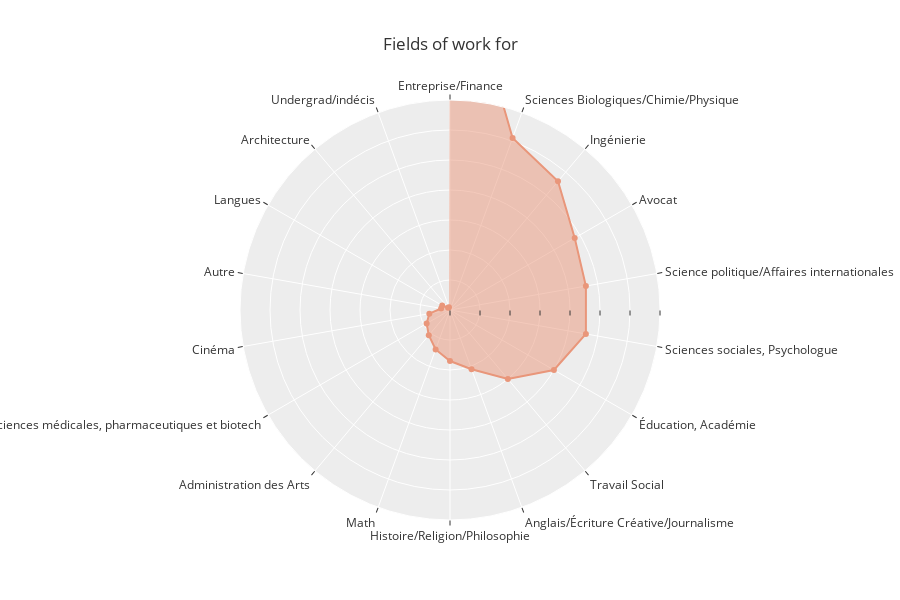

The code cell stored with this chart in its notebook:
### Code cell
# Distribution of field of work

r = mydf.value_counts("field")

# Polar chart
fig = go.Figure()

fig.add_trace(go.Scatterpolar(r=r.values, theta=r.keys(), line_color="darksalmon"))

fig.update_layout(
    polar=dict(
        radialaxis=dict(visible=True, range=[0, 70]),
        radialaxis_showticklabels=False,
        radialaxis_showline=False,
    ),
    height=600,
    title={"x": 0.5},
    title_text="Fields of work for",
    template="ggplot2",
)

fig.update_polars(angularaxis_direction="clockwise")

fig.update_traces(fill="toself")

### Figure 1 — Plotly figure (JSON) as saved in the notebook; plotly's stock layout.template omitted (floating-point values rounded to 4 significant figures)
{"data": [{"fill": "toself", "line": {"color": "darksalmon"}, "r": [130, 61, 56, 48, 46, 46, 40, 30, 21, 17, 14, 11, 9, 7, 3, 3, 1, 1], "theta": ["Entreprise/Finance", "Sciences Biologiques/Chimie/Physique", "Ingénierie", "Avocat", "Science politique/Affaires internationales", "Sciences sociales, Psychologue", "Éducation, Académie", "Travail Social", "Anglais/Écriture Créative/Journalisme", "Histoire/Religion/Philosophie", "Math", "Administration des Arts", "Sciences médicales, pharmaceutiques et biotech", "Cinéma", "Autre", "Langues", "Architecture", "Undergrad/indécis"], "type": "scatterpolar"}], "layout": {"height": 600, "polar": {"angularaxis": {"direction": "clockwise"}, "radialaxis": {"range": [0, 70], "showline": false, "showticklabels": false, "visible": true}}, "title": {"text": "Fields of work for", "x": 0.5}}}
